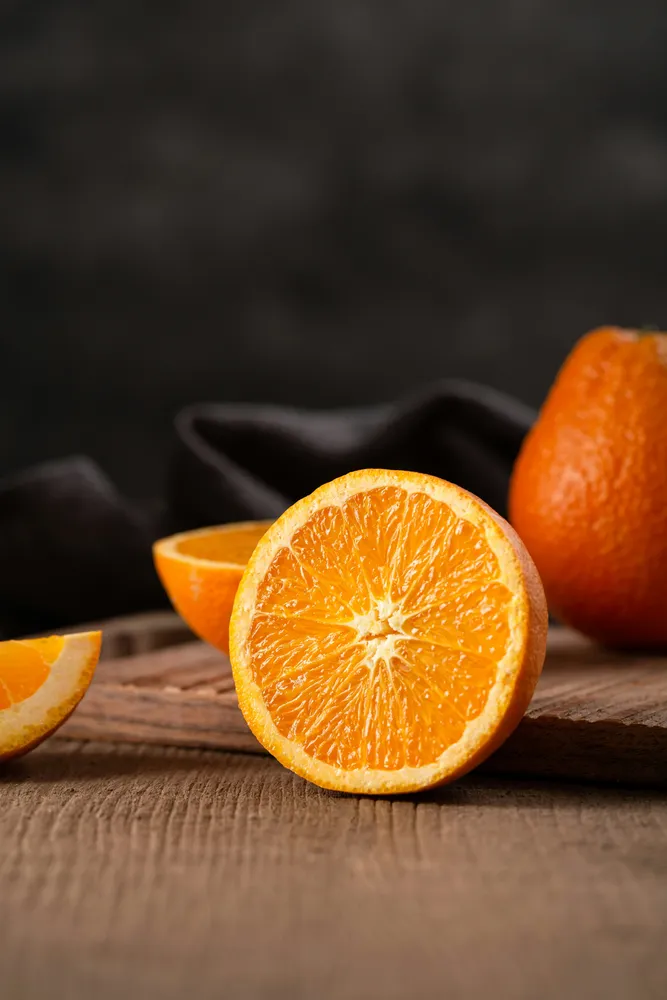
#> input picture reference/flutter_sample_app/assets/images/mae-mu-9002s2VnOAY-unsplash.webp, 667 x 1000 px, shrunk from 3648 x 5472 before the run
$ python -i verify-windows-winui-backdrop.py   (imports and definitions only)
#> lines starting #> are read from the running program, lines starting #| are printed output that depends on the picture
#> further down, picture is the input picture: PIL image 667x1000 RGB; mean R, G, B 99.8, 69.3, 41.2
"""Compare in-process WGC captures; the negative control omits only XAML samples."""
import json
import sys
from pathlib import Path

from PIL import Image, ImageChops, ImageDraw, ImageStat


def mae(first, second):
    return sum(ImageStat.Stat(ImageChops.difference(first, second)).mean) / 3


def gradient(image):
    image = image.convert("L")
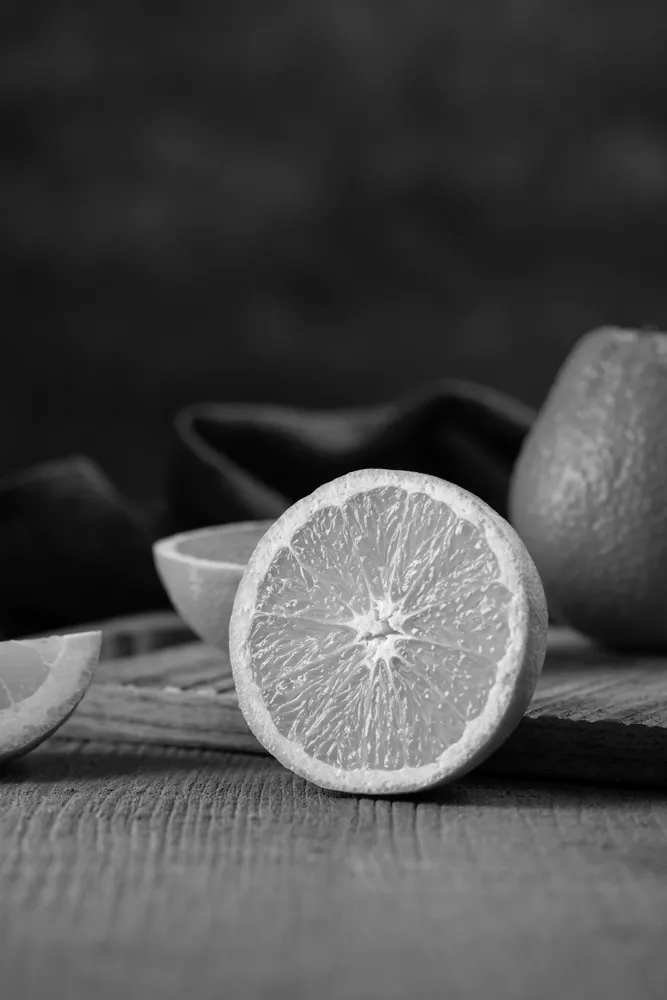
#> image: PIL image 667x1000 L; min 0, max 252, mean 75.2
    width, height = image.size
#> width = 667; height = 1000
    horizontal = ImageChops.difference(image.crop((0, 0, width - 1, height)), image.crop((1, 0, width, height)))
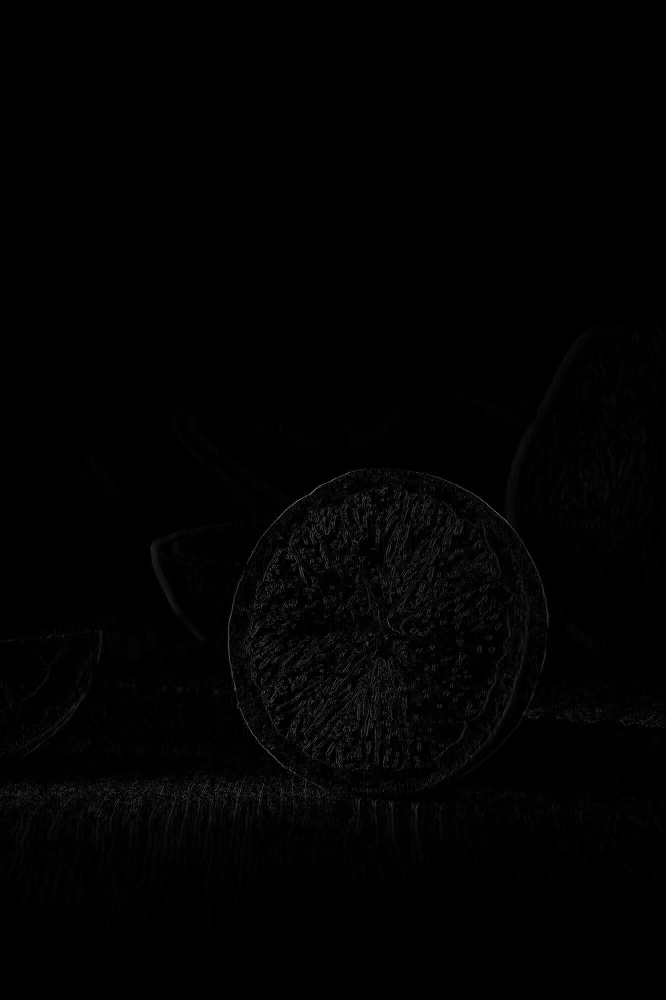
#> horizontal: PIL image 666x1000 L; min 0, max 112, mean 2
    vertical = ImageChops.difference(image.crop((0, 0, width, height - 1)), image.crop((0, 1, width, height)))
    return (ImageStat.Stat(horizontal).mean[0] + ImageStat.Stat(vertical).mean[0]) / 2


directory = Path(sys.argv[1])
# [1 line that did not run here, left out]
# [4 lines not run here, left out]
# [1 line that did not run here, left out]
# [1 line that did not run here, left out]
# [1 line not run here, left out]
# [1 line that did not run here, left out]
# [1 line that did not run here, left out]
# [1 line that did not run here, left out]
# [1 line that did not run here, left out]
# [1 line that did not run here, left out]
# [1 line that did not run here, left out]
# [1 line not run here, left out]
# [1 line that did not run here, left out]
# [4 lines not run here, left out]

# [1 line that did not run here, left out]
# [1 line that did not run here, left out]
# [1 line that did not run here, left out]
# [1 line that did not run here, left out]
# [5 lines not run here, left out]
# [9 lines that did not run here, left out]
# [2 lines not run here, left out]

>>> from PIL import Image
>>> picture = Image.open('../../../reference/flutter_sample_app/assets/images/mae-mu-9002s2VnOAY-unsplash.webp')
>>> result = gradient(picture)
#> result = 2.01
